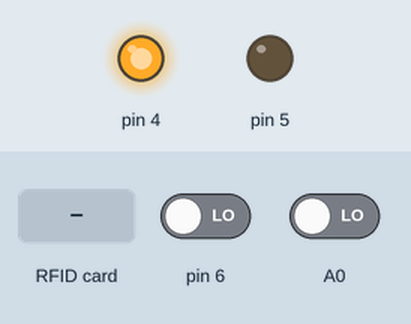
Recording of a sketch running on a simulated Arduino Uno, built with avr-gcc and run on an emulated ATmega328P. On the bench: output pins drawn as LEDs (lit = HIGH). Inputs (shaded band) come from the test bench; at power-on: A0 LOW, pin 6 LOW. Pins used as bus, display or sensor lines are not drawn.

Above: at 1.2 s.
1.3 s: A0 driven HIGH
At 2.4 s:
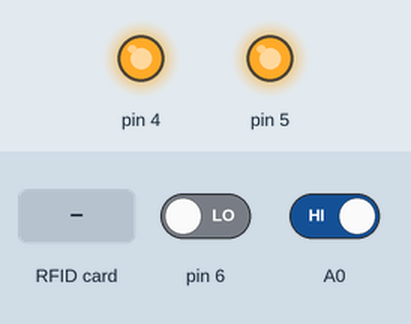
3.0 s: A0 driven LOW
At 4.2 s:
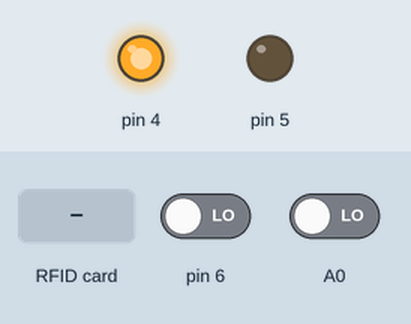
4.7 s: RFID card 4D 39 1D D9 held to the reader
At 4.79 s:
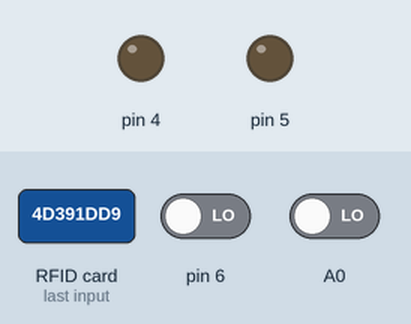
Timing chart, 0 to 7.7 s (numbered marks = the images above; inputs shaded):
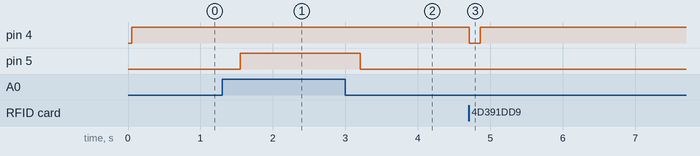

The sketch:

test_3.ino
```cpp
#include <SPI.h>
#include <MFRC522.h>

#define SS_PIN 10
#define RST_PIN 9
MFRC522 mfrc522(SS_PIN, RST_PIN);   // создаем экземпляр MFRC522 instance.
unsigned int timer = 0;
bool flag_1 = 0; //сигнал для плеера локальный
bool flag_2 = 0; //сигнал для плеера приходящий
bool check = 0;

void setup()
{
  //Serial.begin(9600);
  SPI.begin();          // инициализируем шину SPI
  mfrc522.PCD_Init();   // инициализируем MFRC522
  pinMode(5, OUTPUT); //порт сигнала плеера
  pinMode(4, OUTPUT); //порт сигнала чека
  pinMode(6, INPUT);  //порт входа сигнала чека
  pinMode(A0, INPUT); //порт входа сигнала плеера
  digitalWrite(4, HIGH); //даем сигнал об отсутсвии
  digitalWrite(5, LOW);
}
/*
void serial_print(){
  Serial.print(" Флаг плеера локал. ");
  Serial.print(flag_1);
  Serial.print(" Локал. сигнал плеера ");
  Serial.print(digitalRead(5));
  Serial.print(" Флаг плеера приход. ");
  Serial.print(flag_2);
  Serial.print(" Чек ");
  Serial.print(check);
  Serial.print(" Локал. сигнал чека ");
  Serial.print(digitalRead(4));
  Serial.print(" A0 ");
  Serial.print(digitalRead(A0));
  Serial.print(" Сигнал чека ");
  Serial.print(digitalRead(6));
  Serial.println();
}
*/
void loop()
{
  //serial_print(); //вывод данных в серийный порт

  if (flag_1 == 1 || flag_2 == 1) {digitalWrite(5, HIGH); digitalWrite(4, HIGH);} else digitalWrite(5, LOW); //если флаги есть, значит даем сигнал о запуске плеера

  if (digitalRead(A0) == HIGH) flag_2 = 1; else flag_2 = 0; //если внешний сигнал есть, то региструем это

  if (digitalRead(6) == HIGH || check == 0) digitalWrite(4, HIGH); //если датчик не совпадает и с предыдущего контроллера сигнала есть, то тоже включаем сигнал

  if ( ! mfrc522.PICC_IsNewCardPresent()) //проверка наличия метки
  {
    delay(100);
    if ( ! mfrc522.PICC_IsNewCardPresent()){
      check = 0; //если карты нет, то регистрируем отсутствие соответствующей метки
      flag_1 = 0; //отключаем локальный флаг плеера
      return;
    }

  }
  if ( ! mfrc522.PICC_ReadCardSerial()) //считывание метки
  {
    return;
  }
  String content= "";
  byte letter;
  for (byte i = 0; i < mfrc522.uid.size; i++) //считываем UID метки
  {
    /* Serial.print(mfrc522.uid.uidByte[i] < 0x10 ? " 0" : " ");
     Serial.print(mfrc522.uid.uidByte[i], HEX);*/

     content.concat(String(mfrc522.uid.uidByte[i] < 0x10 ? " 0" : " "));
     content.concat(String(mfrc522.uid.uidByte[i], HEX));
  }
  //Serial.println();
  content.toUpperCase();
  if (content.substring(1) == "4D 39 1D D9" || content.substring(1) == "13 02 2B 1B") //(B3 D0 96 1A - 1) (E9 7F C2 56 - 2) (70 98 1A 7C - 3) (4D 39 1D D9 - 4)
  {                                                                                   //(1F C2 4F 39 - 1) (9B A5 64 0D - 2) (4B C8 D8 0D - 3) (13 02 2B 1B - 4)
    check = 1; //если совпало, то регистрируем это
    flag_1 = 0; //отключаем локальный флаг об несоответствии метки
    if (digitalRead(6) == LOW && digitalRead(A0) == LOW) digitalWrite(4, LOW); else digitalWrite(4, HIGH);
  }
 else   {
    check = 0; //если не совпало, то регистрируем это
    digitalWrite(4, HIGH); //даем сигнал об отсутсвии правильной метки
    flag_1 = 1; //включаем локальный флаг об несоответствии метки
  }
}
```

Measured:
- after the input at 1.3 s, pin 5: LOW → HIGH after 0.25 s
- after the input at 3.0 s, pin 5: HIGH → LOW after 0.20 s
- after the input at 4.7 s, pin 4: HIGH → LOW at once, → HIGH 0.15 s later
